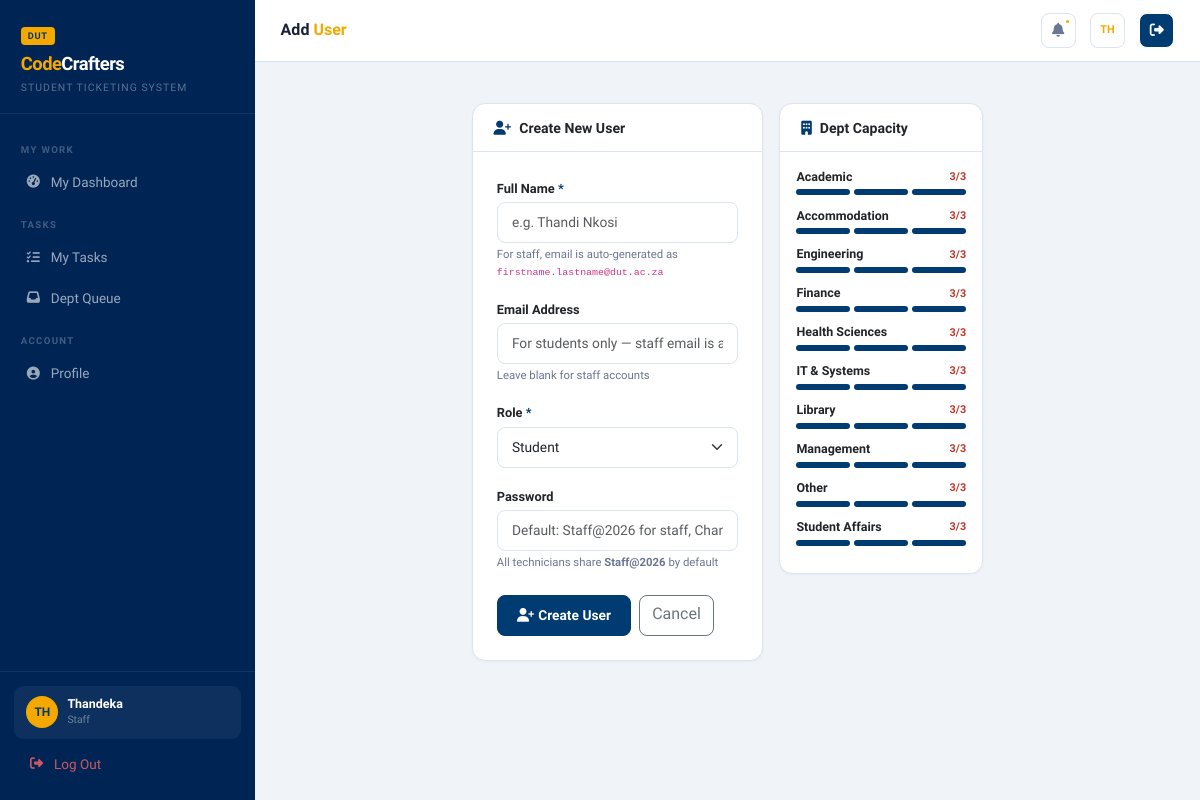
The page /admin/users/add (signed in) on the database its author committed.
### tables this page shows
CREATE TABLE users (
        id            INTEGER PRIMARY KEY AUTOINCREMENT,
        student_no    TEXT UNIQUE,
        full_name     TEXT NOT NULL,
        email         TEXT UNIQUE NOT NULL,
        phone         TEXT,
        password_hash TEXT NOT NULL,
        role          TEXT NOT NULL DEFAULT 'student',
        department_id INTEGER,
        is_active     INTEGER NOT NULL DEFAULT 1,
        created_at    TEXT NOT NULL,
        FOREIGN KEY(department_id) REFERENCES departments(id)
    );

CREATE TABLE departments (
        id    INTEGER PRIMARY KEY AUTOINCREMENT,
        name  TEXT UNIQUE NOT NULL,
        email TEXT,
        head  TEXT
    );

### app.py (the view, shortened to what this page needs)
@app.route('/admin/users/add', methods=['GET','POST'])
@login_required
@staff_required
def add_user():
    u = current_user()
    db = get_db()
    depts_raw = db.execute("SELECT * FROM departments ORDER BY name").fetchall()
    departments = []
    for d in depts_raw:
        cnt = db.execute("SELECT COUNT(*) FROM users WHERE department_id=? AND role='staff' AND is_active=1",(d['id'],)).fetchone()[0]
        departments.append({'id':d['id'],'name':d['name'],'email':d['email'],'staff_count':cnt})
    db.close()
    return render_template('admin/add_user.html', departments=departments)

### app.py (called while the page is built)
def current_user():
    if 'uid' not in session: return None
    db = get_db()
    u = db.execute("""SELECT u.*, d.name as dept_name
                      FROM users u LEFT JOIN departments d ON u.department_id=d.id
                      WHERE u.id=? AND u.is_active=1""", (session['uid'],)).fetchone()
    db.close()
    return u

def login_required(f):
    @wraps(f)
    def dec(*a,**k):
        if 'uid' not in session:
            flash('Please log in first.','warning')
            return redirect(url_for('login'))
        return f(*a,**k)
    return dec

def staff_required(f):
    @wraps(f)
    def dec(*a,**k):
        u = current_user()
        if not u or u['role'] not in ('staff','superadmin'):
            flash('Staff access required.','danger')
            return redirect(url_for('dashboard'))
        return f(*a,**k)
    return dec

@app.context_processor
def ctx():
    u = current_user()
    unread, notifs = 0, []
    if u:
        db = get_db()
        unread = db.execute("SELECT COUNT(*) FROM notifications WHERE user_id=? AND is_read=0",(u['id'],)).fetchone()[0]
        notifs = db.execute("SELECT * FROM notifications WHERE user_id=? ORDER BY created_at DESC LIMIT 20",(u['id'],)).fetchall()
        db.close()
    return dict(cu=u, unread=unread, notifs=notifs)

### database.py (called while the page is built)
def get_db():
    conn = sqlite3.connect(DB_PATH)
    conn.row_factory = sqlite3.Row
    conn.execute("PRAGMA foreign_keys = ON")
    return conn

### templates/admin/add_user.html (shortened to what this page needs)
{% extends 'base.html' %}
{% block page_title %}Add <span>User</span>{% endblock %}
{% block content %}
<div class="row justify-content-center">
  <div class="col-lg-7">
    <div class="row g-3">
      <div class="col-md-7">
        <div class="card">
          <div class="card-head"><h6><i class="fas fa-user-plus me-2" style="color:#003B71"></i>Create New User</h6></div>
          <div class="card-body p-4">
            <form method="POST">
              <div class="mb-3">
                <label class="form-label">Full Name <span style="color:#003B71">*</span></label>
                <input type="text" name="full_name" class="form-control" placeholder="e.g. Thandi Nkosi" required>
                <div style="font-size:.71rem;color:var(--muted);margin-top:3px">For staff, email is auto-generated as <code>firstname.lastname@dut.ac.za</code></div>
              </div>
              <div class="mb-3" id="emailField">
                <label class="form-label">Email Address</label>
                <input type="email" name="email" class="form-control" placeholder="For students only — staff email is auto-generated">
                <div style="font-size:.71rem;color:var(--muted);margin-top:3px">Leave blank for staff accounts</div>
              </div>
              <div class="mb-3">
                <label class="form-label">Role <span style="color:#003B71">*</span></label>
                <select name="role" class="form-select" id="roleSelect" onchange="toggleDeptSection()">
                  <option value="student">Student</option>
                </select>
              </div>
              <div class="mb-3">
                <label class="form-label">Password</label>
                <input type="text" name="password" class="form-control" placeholder="Default: Staff@2026 for staff, ChangeMe123! for students">
                <div style="font-size:.71rem;color:var(--muted);margin-top:3px">All technicians share <strong>Staff@2026</strong> by default</div>
              </div>
              <div class="d-flex gap-2 mt-4">
                <button type="submit" class="btn btn-primary"><i class="fas fa-user-plus me-1"></i>Create User</button>
                <a href="{{ url_for('admin_users') }}" class="btn btn-outline-secondary" style="border-radius:8px">Cancel</a>
              </div>
            </form>
          </div>
        </div>
      </div>
      <div class="col-md-5">
        <div class="card">
          <div class="card-head"><h6><i class="fas fa-building me-2" style="color:#003B71"></i>Dept Capacity</h6></div>
          <div class="card-body p-3">
            {% for d in departments %}
            <div style="margin-bottom:.7rem">
              <div style="display:flex;justify-content:space-between;align-items:center;margin-bottom:3px">
                <span style="font-size:.78rem;font-weight:600">{{ d['name'] }}</span>
                <span style="font-size:.68rem;color:{% if d['staff_count'] >= 3 %}#c0392b{% elif d['staff_count'] == 2 %}#e65100{% else %}#2e7d32{% endif %};font-weight:700">
                  {{ d['staff_count'] }}/3
                </span>
              </div>
              <div style="display:flex;gap:4px">
                {% for i in range(3) %}
                <div style="flex:1;height:6px;border-radius:3px;background:{% if i < d['staff_count'] %}#003B71{% else %}#dde1e7{% endif %}"></div>
                {% endfor %}
              </div>
            </div>
            {% endfor %}
          </div>
        </div>
      </div>
    </div>
  </div>
</div>
{% endblock %}

### templates/base.html (shortened to what this page needs)
<!DOCTYPE html>
<html lang="en">
<head>
<link href="https://cdn.jsdelivr.net/npm/bootstrap@5.3.2/dist/css/bootstrap.min.css" rel="stylesheet">
<link href="https://cdnjs.cloudflare.com/ajax/libs/font-awesome/6.5.0/css/all.min.css" rel="stylesheet">
</head>
<body>
{% if cu %}
<aside class="sidebar" id="sidebar">
  <div class="sb-brand">
    <div class="sb-dut-badge">DUT</div>
    <div class="sb-logo"><span>Code</span>Crafters</div>
    <div class="sb-tagline">Student Ticketing System</div>
  </div>
  <nav class="sb-nav">
    {% if cu['role'] in ('staff','superadmin') %}
    {% if cu['role'] == 'staff' %}
    <div class="sb-section">My Work</div>
    <a href="{{ url_for('staff_dashboard') }}" class="sb-link {% if request.endpoint=='staff_dashboard' %}active{% endif %}">
      <span class="sb-icon"><i class="fas fa-tachometer-alt"></i></span>My Dashboard
    </a>
    <div class="sb-section">Tasks</div>
    <a href="{{ url_for('staff_dashboard') }}#my-tasks" class="sb-link {% if request.endpoint in ('staff_ticket',) %}active{% endif %}">
      <span class="sb-icon"><i class="fas fa-tasks"></i></span>My Tasks
    </a>
    <a href="{{ url_for('staff_dashboard') }}#dept-queue" class="sb-link">
      <span class="sb-icon"><i class="fas fa-inbox"></i></span>Dept Queue
    </a>
    <div class="sb-section">Account</div>
    <a href="{{ url_for('profile') }}" class="sb-link {% if request.endpoint=='profile' %}active{% endif %}">
      <span class="sb-icon"><i class="fas fa-user-circle"></i></span>Profile
    </a>
    {% endif %}
    {% endif %}
  </nav>
  <div class="sb-footer">
    <div class="uc">
      <div class="uc-av">{{ cu['full_name'][:2].upper() }}</div>
      <div><div class="uc-name">{{ cu['full_name'].split()[0] }}</div><div class="uc-role">{{ cu['role'] }}</div></div>
    </div>
    <a href="{{ url_for('logout') }}" class="sb-link" style="color:rgba(255,100,100,.8)">
      <span class="sb-icon"><i class="fas fa-sign-out-alt"></i></span>Log Out
    </a>
  </div>
</aside>
<div class="main">
  <div class="topbar">
    <div class="topbar-title">{% block page_title %}Dashboard{% endblock %}</div>
    <a href="#notifPanel" class="tb-btn" data-bs-toggle="offcanvas">
      <i class="fas fa-bell" style="font-size:.88rem"></i>
      {% if unread>0 %}<span class="ndot"></span>{% endif %}
    </a>
    <a href="{{ url_for('profile') if cu['role']=='student' else url_for('admin_dashboard') }}" class="tb-btn">
      <span style="font-size:.68rem;font-weight:800;color:#F5A800">{{ cu['full_name'][:2].upper() }}</span>
    </a>
    <a href="{{ url_for('logout') }}" class="tb-btn" title="Logout" style="border-color:#fff;background:#003B71;color:#fff;">
      <i class="fas fa-sign-out-alt" style="font-size:.88rem"></i>
    </a>
  </div>
  <div class="px-4 pt-3">
  </div>
  <div class="page-body">{% block content %}{% endblock %}</div>
</div>
{% endif %}
</body>
</html>

### templates/base.html (style rules this page uses)
:root { --red:#003B71;--accent:#F5A800;--dark:#002555;--sw:255px;--bg:#f0f4f9;--card:#fff;--border:#dce4ef;--text:#1a2035;--muted:#6b7693; }
* { box-sizing:border-box; }
body { font-family:'Sora',sans-serif;background:var(--bg);color:var(--text);min-height:100vh; }
.sidebar { width:var(--sw);min-height:100vh;background:#002555;position:fixed;top:0;left:0;display:flex;flex-direction:column;z-index:1000;transition:transform .28s ease; }
.sb-brand { padding:1.4rem 1.3rem 1.1rem;border-bottom:1px solid rgba(255,255,255,.07); }
.sb-logo { font-size:1.15rem;font-weight:800;color:#fff;letter-spacing:-.03em; }
.sb-logo span { color:#F5A800; }
.sb-tagline { font-size:.65rem;color:rgba(255,255,255,.35);text-transform:uppercase;letter-spacing:.1em;margin-top:2px; }
.sb-dut-badge { background:#F5A800;color:#003B71;font-size:.58rem;padding:2px 7px;border-radius:4px;font-weight:700;letter-spacing:.07em;display:inline-block;margin-bottom:5px; }
.sb-nav { flex:1;padding:.9rem .7rem;overflow-y:auto; }
.sb-section { font-size:.6rem;font-weight:700;color:rgba(255,255,255,.25);text-transform:uppercase;letter-spacing:.14em;padding:.9rem .6rem .35rem; }
.sb-link { display:flex;align-items:center;gap:9px;padding:.58rem .85rem;border-radius:8px;color:rgba(255,255,255,.6);text-decoration:none;font-size:.845rem;font-weight:500;transition:all .15s;margin-bottom:2px; }
.sb-icon { width:17px;text-align:center;font-size:.82rem;flex-shrink:0; }
.sb-footer { padding:.9rem;border-top:1px solid rgba(255,255,255,.07); }
.uc { display:flex;align-items:center;gap:9px;padding:.65rem .75rem;background:rgba(255,255,255,.05);border-radius:9px;margin-bottom:6px; }
.uc-av { width:32px;height:32px;border-radius:50%;background:#F5A800;display:flex;align-items:center;justify-content:center;color:#003B71;font-size:.75rem;font-weight:700;flex-shrink:0; }
.uc-name { font-size:.78rem;color:#fff;font-weight:600;line-height:1.2; }
.uc-role { font-size:.65rem;color:rgba(255,255,255,.4);text-transform:capitalize; }
.main { margin-left:var(--sw);min-height:100vh;display:flex;flex-direction:column; }
.topbar { background:var(--card);border-bottom:1px solid var(--border);padding:.8rem 1.6rem;display:flex;align-items:center;gap:.9rem;position:sticky;top:0;z-index:99; }
.topbar-title { font-size:1rem;font-weight:700;flex:1; }
.topbar-title span { color:#F5A800; }
.tb-btn { width:35px;height:35px;border-radius:8px;border:1px solid var(--border);background:transparent;display:flex;align-items:center;justify-content:center;color:var(--muted);cursor:pointer;transition:all .15s;text-decoration:none;position:relative; }
.ndot { width:7px;height:7px;background:#F5A800;border-radius:50%;position:absolute;top:4px;right:4px;border:2px solid #fff; }
.page-body { padding:1.6rem;flex:1; }
.card { border:1px solid var(--border);border-radius:13px;box-shadow:0 1px 3px rgba(0,0,0,.04); }
.card-head { padding:1rem 1.3rem .85rem;border-bottom:1px solid var(--border);display:flex;align-items:center;justify-content:space-between; }
.card-head h6 { font-size:.88rem;font-weight:700;margin:0; }
.form-control,.form-select { border:1.5px solid var(--border);border-radius:8px;font-size:.86rem;padding:.58rem .88rem;font-family:'Sora',sans-serif; }
.form-label { font-size:.8rem;font-weight:600;margin-bottom:4px; }
.btn-primary { background:#003B71;border-color:#003B71;font-weight:600;font-size:.86rem;border-radius:8px;padding:.58rem 1.2rem; }

### rows shown on the page
users: full_name "TH", full_name "Thandeka", role "Staff"
departments: name "Academic", staff_count "3"
departments: name "Accommodation", staff_count "3"
departments: name "Engineering", staff_count "3"
departments: name "Finance", staff_count "3"
departments: name "Health Sciences", staff_count "3"
departments: name "IT & Systems", staff_count "3"
departments: name "Library", staff_count "3"
departments: name "Management", staff_count "3"
departments: name "Other", staff_count "3"
departments: name "Student Affairs", staff_count "3"
